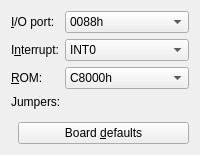
     <widget class="QWidget" name="snd26Tab">
      <attribute name="title">
       <string>26K</string>
      </attribute>
      <layout class="QVBoxLayout" name="snd26TabLayout">
       <item>
        <layout class="QFormLayout" name="snd26TabForm">
         <item row="0" column="0">
          <widget class="QLabel" name="SND26IOLabel">
           <property name="text">
            <string>&amp;I/O port:</string>
           </property>
           <property name="buddy">
            <cstring>SND26IO</cstring>
           </property>
          </widget>
         </item>
         <item row="0" column="1">
          <widget class="QComboBox" name="SND26IO">
           <item>
            <property name="text">
             <string>0088h</string>
            </property>
           </item>
           <item>
            <property name="text">
             <string>0188h</string>
            </property>
           </item>
          </widget>
         </item>
         <item row="1" column="0">
          <widget class="QLabel" name="SND26INTLabel">
           <property name="text">
            <string>I&amp;nterrupt:</string>
           </property>
           <property name="buddy">
            <cstring>SND26INT</cstring>
           </property>
          </widget>
         </item>
         <item row="1" column="1">
          <widget class="QComboBox" name="SND26INT">
           <item>
            <property name="text">
             <string>INT0</string>
            </property>
           </item>
           <item>
            <property name="text">
             <string>INT41</string>
            </property>
           </item>
           <item>
            <property name="text">
             <string>INT5</string>
            </property>
           </item>
           <item>
            <property name="text">
             <string>INT6</string>
            </property>
           </item>
          </widget>
         </item>
         <item row="2" column="0">
          <widget class="QLabel" name="SND26ROMLabel">
           <property name="text">
            <string>&amp;ROM:</string>
           </property>
           <property name="buddy">
            <cstring>SND26ROM</cstring>
           </property>
          </widget>
         </item>
         <item row="2" column="1">
          <widget class="QComboBox" name="SND26ROM">
           <item>
            <property name="text">
             <string>C8000h</string>
            </property>
           </item>
           <item>
            <property name="text">
             <string>CC000h</string>
            </property>
           </item>
           <item>
            <property name="text">
             <string>D0000h</string>
            </property>
           </item>
           <item>
            <property name="text">
             <string>D4000h</string>
            </property>
           </item>
           <item>
            <property name="text">
             <string>Not connected</string>
            </property>
           </item>
          </widget>
         </item>
        </layout>
       </item>
       <item>
        <layout class="QHBoxLayout" name="snd26TabDipRow">
         <item>
          <widget class="QLabel" name="snd26JumperLabel">
           <property name="text">
            <string>Jumpers:</string>
           </property>
          </widget>
         </item>
         <item>
          <widget class="DipSwView" name="snd26Jumper"/>
         </item>
         <item>
          <spacer name="snd26JumperSpacer">
           <property name="orientation">
            <enum>Qt::Horizontal</enum>
           </property>
          </spacer>
         </item>
        </layout>
       </item>
       <item>
        <spacer name="snd26TabSpacer">
         <property name="orientation">
          <enum>Qt::Vertical</enum>
         </property>
        </spacer>
       </item>
       <item>
        <layout class="QHBoxLayout" name="snd26TabButtons">
         <item>
          <spacer name="snd26TabButtonSpacer">
           <property name="orientation">
            <enum>Qt::Horizontal</enum>
           </property>
          </spacer>
         </item>
         <item>
          <widget class="QPushButton" name="snd26TabDefaults">
           <property name="text">
            <string>Board &amp;defaults</string>
           </property>
          </widget>
         </item>
        </layout>
       </item>
      </layout>
     </widget>
